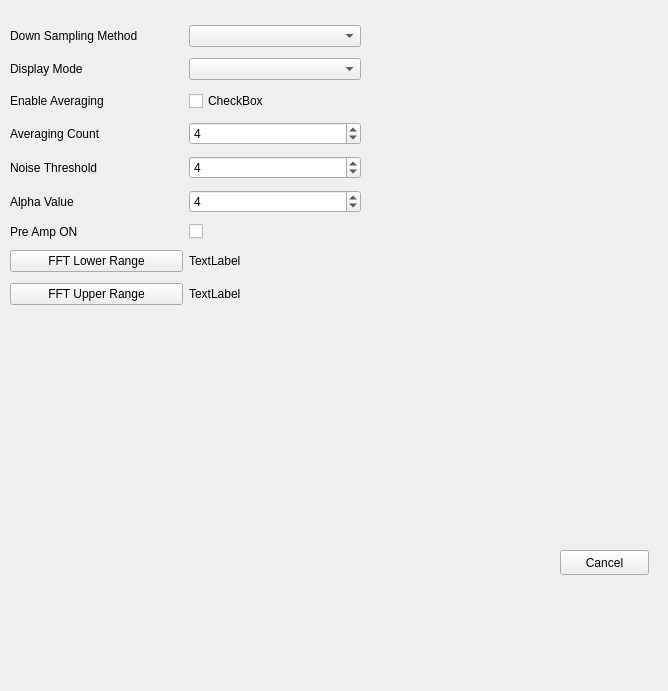
<?xml version="1.0" encoding="UTF-8"?>
<ui version="4.0">
 <class>SettingsDialog</class>
 <widget class="QDialog" name="SettingsDialog">
  <property name="geometry">
   <rect>
    <x>0</x>
    <y>0</y>
    <width>668</width>
    <height>691</height>
   </rect>
  </property>
  <property name="windowTitle">
   <string>Dialog</string>
  </property>
  <widget class="QPushButton" name="okButton">
   <property name="geometry">
    <rect>
     <x>670</x>
     <y>550</y>
     <width>89</width>
     <height>25</height>
    </rect>
   </property>
   <property name="text">
    <string>Apply</string>
   </property>
  </widget>
  <widget class="QPushButton" name="cancelButton">
   <property name="geometry">
    <rect>
     <x>560</x>
     <y>550</y>
     <width>89</width>
     <height>25</height>
    </rect>
   </property>
   <property name="text">
    <string>Cancel</string>
   </property>
  </widget>
  <widget class="QWidget" name="gridLayoutWidget">
   <property name="geometry">
    <rect>
     <x>10</x>
     <y>20</y>
     <width>351</width>
     <height>291</height>
    </rect>
   </property>
   <layout class="QGridLayout" name="gridLayout">
    <item row="2" column="1">
     <widget class="QCheckBox" name="averagingCheckBox">
      <property name="text">
       <string>CheckBox</string>
      </property>
     </widget>
    </item>
    <item row="0" column="1">
     <widget class="QComboBox" name="comboBox">
      <property name="editable">
       <bool>false</bool>
      </property>
     </widget>
    </item>
    <item row="6" column="0">
     <widget class="QLabel" name="label_6">
      <property name="text">
       <string>Pre Amp ON</string>
      </property>
     </widget>
    </item>
    <item row="2" column="0">
     <widget class="QLabel" name="label_4">
      <property name="text">
       <string>Enable Averaging</string>
      </property>
     </widget>
    </item>
    <item row="5" column="1">
     <widget class="QSpinBox" name="alphaSpinBox">
      <property name="value">
       <number>4</number>
      </property>
     </widget>
    </item>
    <item row="3" column="0">
     <widget class="QLabel" name="label_5">
      <property name="text">
       <string>Averaging Count</string>
      </property>
     </widget>
    </item>
    <item row="1" column="1">
     <widget class="QComboBox" name="comboBox_3">
      <property name="editable">
       <bool>false</bool>
      </property>
     </widget>
    </item>
    <item row="3" column="1">
     <widget class="QSpinBox" name="averagingSpinBox">
      <property name="value">
       <number>4</number>
      </property>
     </widget>
    </item>
    <item row="0" column="0">
     <widget class="QLabel" name="label">
      <property name="text">
       <string>Down Sampling Method</string>
      </property>
     </widget>
    </item>
    <item row="4" column="1">
     <widget class="QSpinBox" name="noiseThresholdSpinBox">
      <property name="value">
       <number>4</number>
      </property>
     </widget>
    </item>
    <item row="1" column="0">
     <widget class="QLabel" name="label_3">
      <property name="text">
       <string>Display Mode</string>
      </property>
     </widget>
    </item>
    <item row="6" column="1">
     <widget class="QCheckBox" name="preAmpCheckBox">
      <property name="text">
       <string/>
      </property>
     </widget>
    </item>
    <item row="4" column="0">
     <widget class="QLabel" name="label_7">
      <property name="text">
       <string>Noise Threshold </string>
      </property>
     </widget>
    </item>
    <item row="5" column="0">
     <widget class="QLabel" name="label_8">
      <property name="text">
       <string>Alpha Value</string>
      </property>
     </widget>
    </item>
    <item row="7" column="0">
     <widget class="QPushButton" name="fftLowerButton">
      <property name="text">
       <string>FFT Lower Range</string>
      </property>
     </widget>
    </item>
    <item row="8" column="0">
     <widget class="QPushButton" name="fftUpperButton">
      <property name="text">
       <string>FFT Upper Range</string>
      </property>
     </widget>
    </item>
    <item row="7" column="1">
     <widget class="QLabel" name="fftLowerLabel">
      <property name="text">
       <string>TextLabel</string>
      </property>
     </widget>
    </item>
    <item row="8" column="1">
     <widget class="QLabel" name="fftUpperLabel">
      <property name="text">
       <string>TextLabel</string>
      </property>
     </widget>
    </item>
   </layout>
  </widget>
 </widget>
 <resources/>
 <connections/>
</ui>
